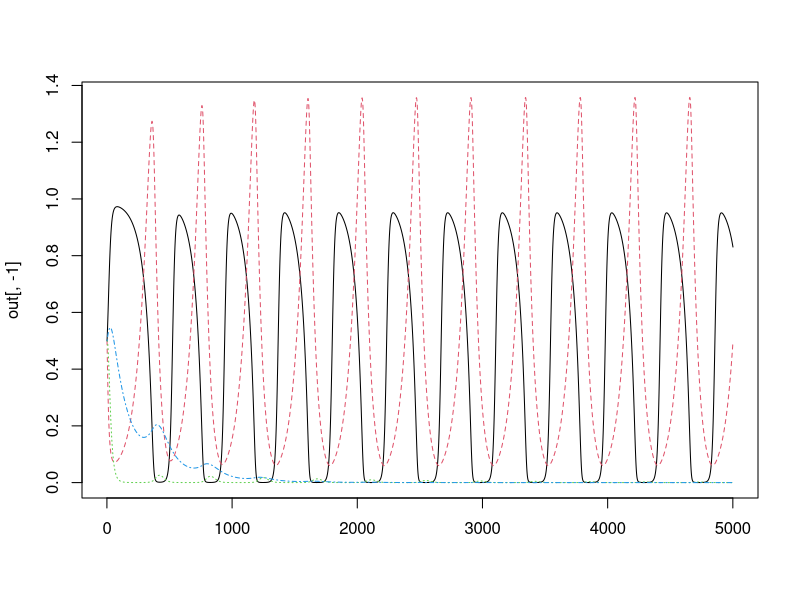
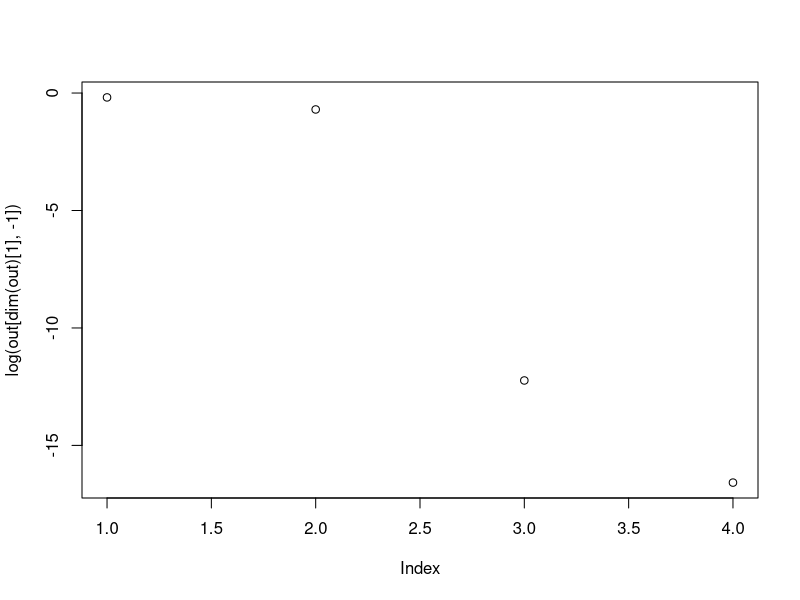

Write the R code that produced these figures, in order.
## ---- chunk 1
library(deSolve)
# Define full model
fullModule <- function(t, state, parameters) {
  with(as.list(c(state, parameters)),{
    dP <-  r*P*(1-P/K)-(o_HP*x_H*y_H*P*H)/(P+P0)
    dH <- -x_H*H*(1-(o_HP*y_H*P)/(P+P0))-(o_SH*x_S*y_S*H*S)/(H+H0)-(o_BH*y_B*x_B*H*B)/(o_BH*H+(1-o_BH)*S+H0)
    dS <- -x_S*S*(1-(o_SH*y_S*H)/(H+H0))-((1-o_BH)*y_B*x_B*S*B)/(o_BH*H+(1-o_BH)*S+H0)
    dB <- -x_B*B*(1-(o_BH*y_B*H+(1-o_BH)*y_B*S)/(o_BH*H+(1-o_BH)*S+H0))
    list(c(dP,dH,dS,dB))
  })
}

params <- c(r = 1         ,
            K = 1       , # environmental 
            
            
            o_BS = 0.7    , # preference of birds for spiders
            o_BH = 0.3    , # preference of birds for herbivores
            o_HP = 1      , # preference of herbivores for plants
            o_SH = 1      , # preference of spiders for herbivores
            
            
            x_H  = 0.2    ,
            x_B  = 0.08   ,
            x_S  = 0.5    ,
            
            y_H  = 2.009  ,
            y_B  = 5      ,
            y_S  = 3.5    ,
            
            P0   = 0.16129,
            H0   = 0.9
            
            ) 

state <- c(P = 0.5, H = 0.5, S = 0.5, B = 0.5)
times <- seq(0,500, by = 0.1)

out <- ode(y = state, times = times, func = fullModule, parms = params)

matplot(out[,-1], type = "l")
plot(log(out[dim(out)[1],-1]))
